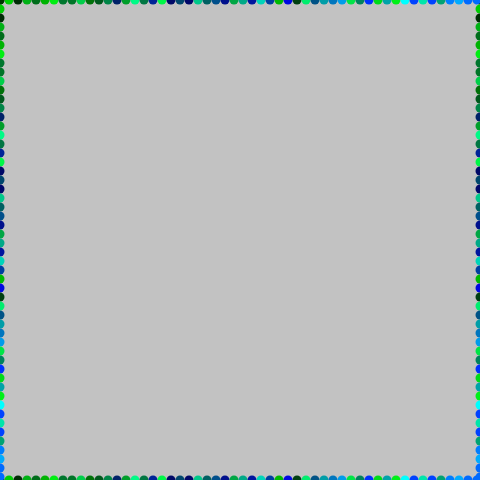
Frame 1 (no input)
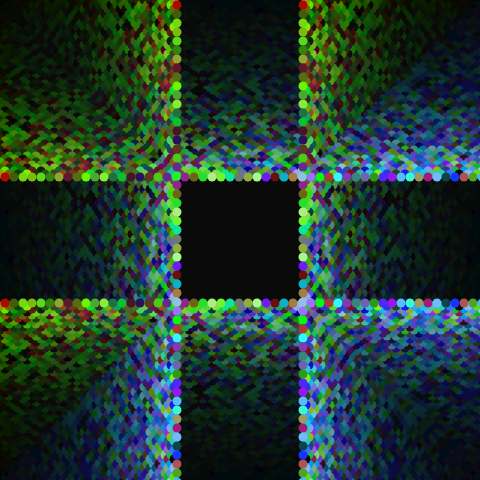
Frame 60 (no input)
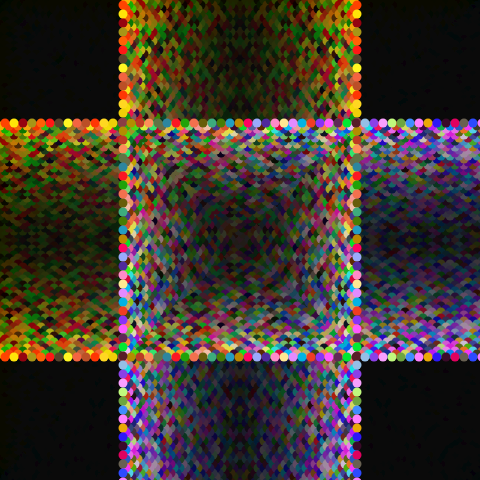
Frame 120 (the mouse pressed at the canvas centre since frame 60)

The p5.js sketch that drew these frames (run headless with seeded random() and noise() and a simulated clock; from frame 60 on, the mouse is pressed at the canvas centre):

// p5.js sketch
// ── sketch.js
// MiddleSeq (p5.js 2.3.4 port of a #p5t Processing sketch)
// https://github.com/madparker/-p5t/blob/main/%23p5t/ArtSketch/09_30_2020/MiddleSeq/MiddleSeq.pde
// #p5t/ArtSketch/09_30_2020/MiddleSeq/MiddleSeq.pde

let x, y = 0, n = 480;

function setup() {
  createCanvas(480, 480); // frame.setSize(480, 480) in draw()
  background(204); // Processing default background
  frameRate(20);
}

function draw() {
  noStroke();
  fill(0, 12);
  rect((x = 0), 0, n, n);
  for (; x < n; x += 9) {
    fill(random(y), random(255), random(x));
    circle(x + (y % 2) * 5, y, 9);
    circle(x + ((n - y) % 2) * 5, n - y, 9);
    circle(y, x + (y % 2) * 5, 9);
    circle(n - y, x + ((n - y) % 2) * 5, 9);
  }
  y = y > n + 30 ? 0 : y + 3;
}
//#p5t

// ---- Original Processing source: #p5t/ArtSketch/09_30_2020/MiddleSeq/MiddleSeq.pde
/*
int x,y,n=480;void draw(){frameRate(20);frame.setSize(n,n);noStroke();fill(0,12);rect(x=0,0,n,n);for(;x<n;x+=9){fill(random(y),random(255),random(x));circle(x+(y%2)*5,y,9);circle(x+((n-y)%2)*5,(n-y),9);circle(y,x+(y%2)*5,9);circle((n-y),x+((n-y)%2)*5,9);}y=y>n+30?0:y+3;}//#p5t
*/
